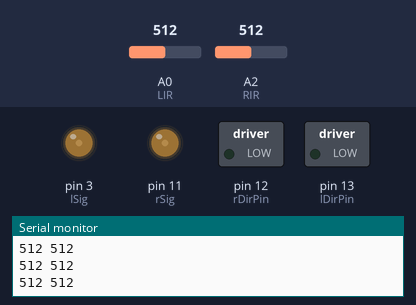
Simulated run of this sketch. Board: Arduino Uno, built with avr-gcc and run on an emulated ATmega328P. Parts: switched loads named in the sketch (green lamp = pin HIGH), output pins drawn as LEDs (lit = HIGH), the last lines printed to the serial monitor. Inputs (shaded band) come from the test bench; at power-on: A0 (LIR) = 512, A2 (RIR) = 512.

Above: at 1.2 s.
1.3 s: A0 (LIR) set to 690
4.3 s: A0 (LIR) set to 719
At 5.5 s:
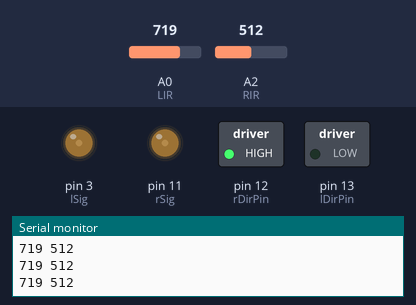
5.8 s: A0 (LIR) set to 511
At 6.8 s:
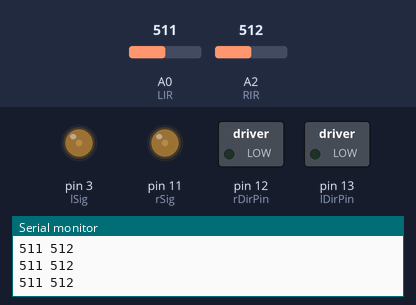
7.3 s: A2 (RIR) set to 682
8.8 s: A2 (RIR) set to 707
At 10.0 s:
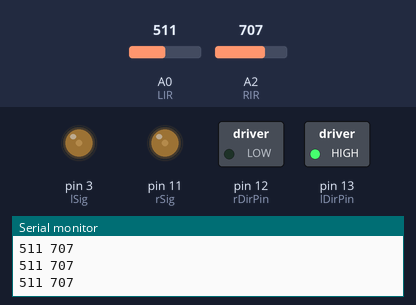
10.3 s: A2 (RIR) set to 690
At 11.5 s:
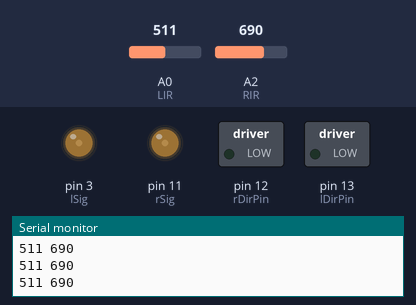
Timing chart, 0 to 12.8 s (numbered marks = the images above; inputs shaded):
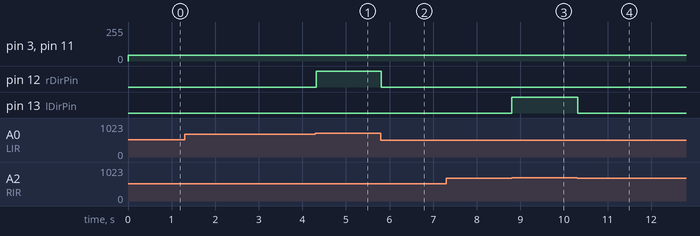

The sketch:

Motion2LOGIC.ino
```cpp
/* Motion 2 Logic Exercise
 *  Written by Dan Godrick
 *  10/28/2015
 *
 *  Uses QRD1114 and Sparkfun Motor Shield
 *
 */

  int lSig = 3;                            //Pin Left Motor is attached to
  int rSig = 11;                            //Pin Right Motor is attahced to
  int lDirPin = 13;                          //Variable for LM direction
  int rDirPin = 12;                          //Variable for RM direction
  int LIR = 14;                              //Left sensor Pin
  int RIR = 16;                              //Right sensor Pin
  int leftRead = 0;                             //Left Read Intialize
  int rightRead = 0;                             //Right Read Initialize
  int sSpeed = 45;

void setup(){
 Serial.begin(9600); //Sets up the Serial port
 pinMode(lSig,OUTPUT);
 pinMode(rSig,OUTPUT);
 pinMode(13,OUTPUT);
 pinMode(12,OUTPUT);
 digitalWrite(13,LOW); //LOW is forward
 digitalWrite(12,LOW); //LOW is forward
}

void loop(){
  leftRead = analogRead(LIR);
  rightRead = analogRead(RIR);
  Serial.print(leftRead);
  Serial.print(" ");
  Serial.println(rightRead);

  //analyze left first, clockwise travel
  if (leftRead > 700)
  {
    turnLeft();
  }else if (rightRead > 700) //Read from right sensor - if higher than 300, on line
  {
    turnRight();
  } else {
    goForward();
  }
}


void goForward()
{
  digitalWrite(lDirPin,LOW);
  digitalWrite(rDirPin,LOW);
  analogWrite(lSig,sSpeed);
  analogWrite(rSig,sSpeed);
  delay(5);
}

void turnLeft()
{
  digitalWrite(lDirPin,LOW);
  digitalWrite(rDirPin,HIGH);
  analogWrite(lSig,sSpeed);
  analogWrite(rSig,sSpeed);
  delay(5);
}

void turnRight()
{
  digitalWrite(lDirPin,HIGH);
  digitalWrite(rDirPin,LOW);
  analogWrite(lSig,sSpeed);
  analogWrite(rSig,sSpeed);
  delay(5);
}
```

Measured:
- the behaviour switches between 700 and 701 on A0 (LIR) (found by bisection; images 0 and 1)
- the behaviour switches between 700 and 701 on A2 (RIR) (found by bisection; images 2 and 3)
- after the input at 4.3 s, pin 12 (rDirPin): LOW → HIGH at once
- after the input at 5.8 s, pin 12 (rDirPin): HIGH → LOW at once
- after the input at 8.8 s, pin 13 (lDirPin): LOW → HIGH at once
- after the input at 10.3 s, pin 13 (lDirPin): HIGH → LOW at once
